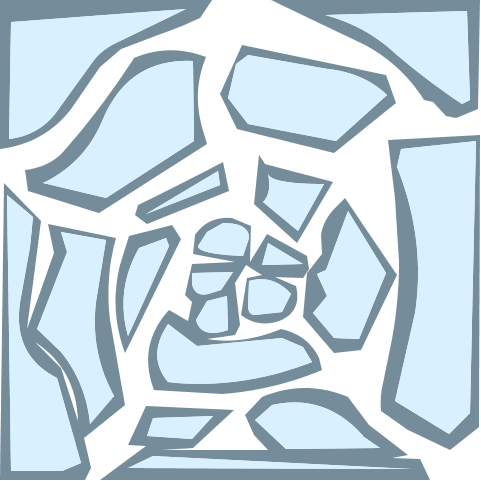
#> input picture image_test/crop/75.png, 481 x 481 px; its folder holds 4 pictures in this run; the run also reads 2 pictures not shown here
$ python crop_all_images.py
#> lines starting #> are read from the running program, lines starting #| are printed output that depends on the picture
### asset_exporting/ffdec_image_fix.py
from PIL import Image
import os

# Keeping this script if anyone needs it, it's not integral to the project.

# This is a script that you can use to fix the FFDec image exporting bug, where
# it always adds a 1px border to the right and bottom of the image.
# Make sure to install Pillow

def crop_image(input_path, output_path):
    image = Image.open(input_path)
    original_width, original_height = image.size
    cropped_image = image.crop((0, 0, original_width - 1, original_height - 1))
    cropped_image.save(output_path)
    print("Cropped image: " + input_path)

# [11 lines left out: functions get_png_files, crop_all_pngs, not called in this run]

### asset_exporting/processors.py
import os

def get_png_files(directory):
    all_files = os.listdir(directory)
    png_files = [file for file in all_files if file.lower().endswith(".png")]
    return png_files

def apply_to_all_in_directory(input_dir, output_dir, function):
#> called with input_dir = 'asset_exporting/../image_test/crop'
    all_images = get_png_files(input_dir)
    for image in all_images:
        input_path = os.path.join(input_dir, image)
        output_path = os.path.join(output_dir, image)
        function(input_path, output_path)
#> this loop made 4 passes
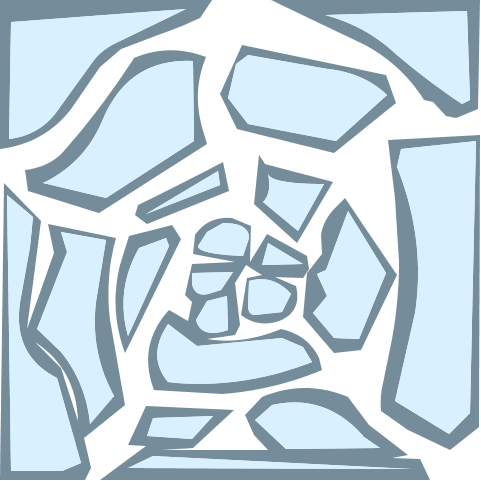
#> input picture image_test/crop/75.png, 481 x 481 px
#> pass 1, in crop_image, `cropped_image = image.crop((0, 0, original_width - 1, original_height ..`:
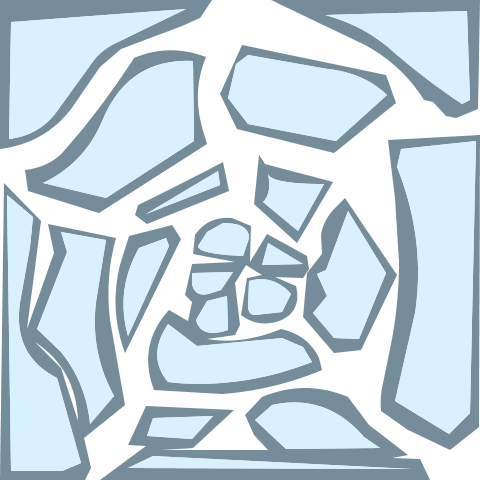
#> cropped_image: PIL image 480x480 RGBA; mean R, G, B, A 127.7, 145.3, 155.6, 182.7; transparent parts drawn white
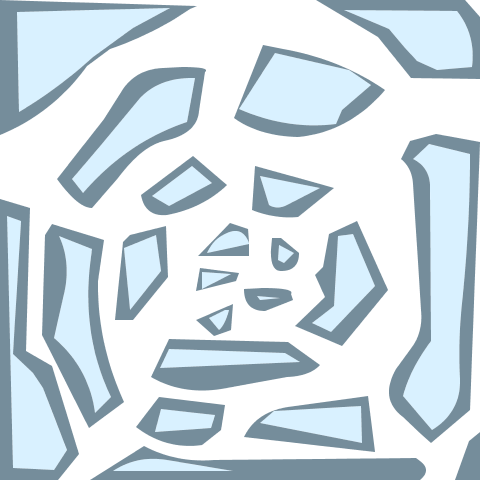
#> input picture image_test/crop/76.png, 481 x 481 px
#> pass 2, in crop_image (call 2), `cropped_image = image.crop((0, 0, original_width - 1, original_height ..`:
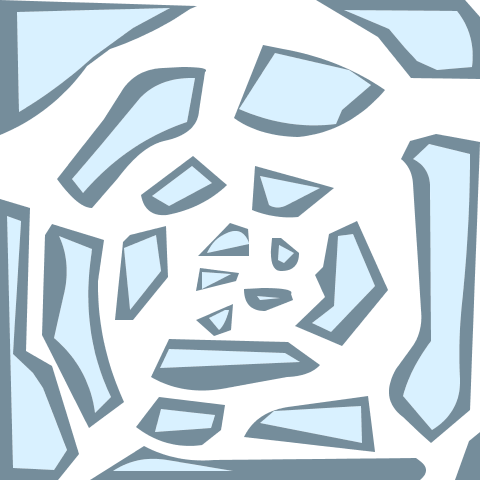
#> cropped_image: PIL image 480x480 RGBA; mean R, G, B, A 87.3, 100.2, 107.7, 133.4; transparent parts drawn white
#> pass 3, in crop_image (call 3), `image = Image.open(input_path)`:
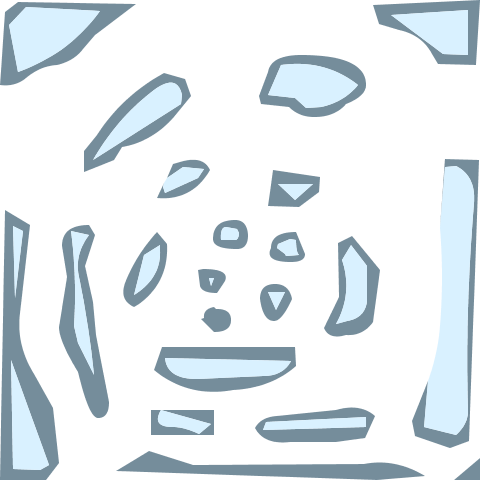
#> image: PIL image 481x481 RGBA; mean R, G, B, A 50.1, 57.8, 62.2, 77.8; transparent parts drawn white
#> pass 3, in crop_image (call 3), `cropped_image = image.crop((0, 0, original_width - 1, original_height ..`:
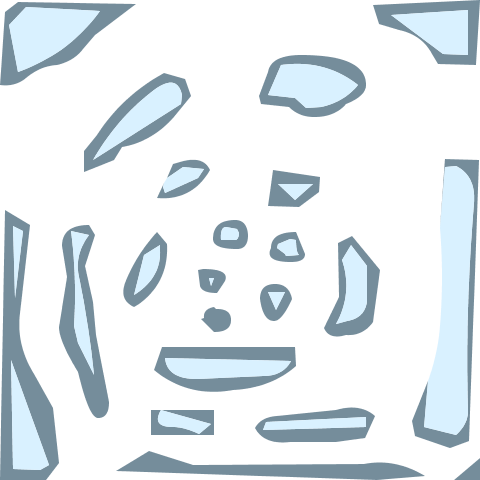
#> cropped_image: PIL image 480x480 RGBA; mean R, G, B, A 50.3, 58, 62.5, 78.1; transparent parts drawn white

def process_directory(path_in, path_out, function):
    script_dir = os.path.dirname(os.path.realpath(__file__))
    crop_dir = os.path.join(script_dir, "..", "image_test", path_in)
    out_dir = os.path.join(crop_dir, "..", path_out)


    os.makedirs(out_dir, exist_ok=True)
    apply_to_all_in_directory(crop_dir, out_dir, function)

### asset_exporting/crop_all_images.py
# crops all images that are in the image_test/crop directory
# places it inside image_test/cropout

from ffdec_image_fix import crop_image
from processors import process_directory

process_directory("crop", "cropout", crop_image)
